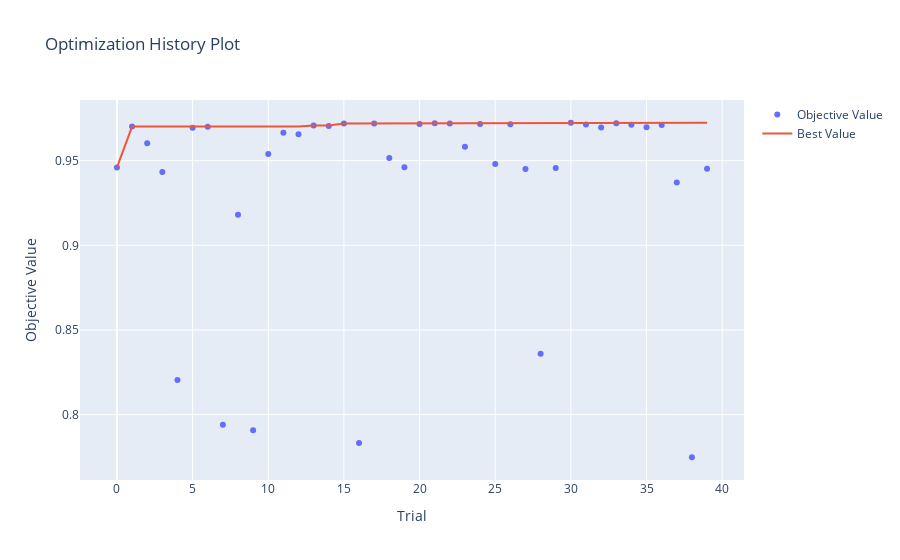

Here is the notebook cell this chart was saved with:
### Code cell
# Visualizar la optimización 
optuna.visualization.plot_optimization_history(study).show()

### Figure 1 — Plotly figure (JSON) as saved in the notebook; plotly's stock layout.template omitted (floating-point values rounded to 4 significant figures)
{"data": [{"mode": "markers", "name": "Objective Value", "type": "scatter", "x": [0, 1, 2, 3, 4, 5, 6, 7, 8, 9, 10, 11, 12, 13, 14, 15, 16, 17, 18, 19, 20, 21, 22, 23, 24, 25, 26, 27, 28, 29, 30, 31, 32, 33, 34, 35, 36, 37, 38, 39], "y": [0.946, 0.9702, 0.9603, 0.9434, 0.8205, 0.9695, 0.9701, 0.794, 0.9181, 0.7907, 0.9539, 0.9665, 0.9656, 0.9708, 0.9706, 0.972, 0.7832, 0.972, 0.9516, 0.9462, 0.9716, 0.9721, 0.9719, 0.9583, 0.9716, 0.948, 0.9715, 0.9451, 0.836, 0.9456, 0.9724, 0.9714, 0.9696, 0.9722, 0.9712, 0.9697, 0.971, 0.9371, 0.7748, 0.9452]}, {"mode": "lines", "name": "Best Value", "type": "scatter", "x": [0, 1, 2, 3, 4, 5, 6, 7, 8, 9, 10, 11, 12, 13, 14, 15, 16, 17, 18, 19, 20, 21, 22, 23, 24, 25, 26, 27, 28, 29, 30, 31, 32, 33, 34, 35, 36, 37, 38, 39], "y": [0.946, 0.9702, 0.9702, 0.9702, 0.9702, 0.9702, 0.9702, 0.9702, 0.9702, 0.9702, 0.9702, 0.9702, 0.9702, 0.9708, 0.9708, 0.972, 0.972, 0.972, 0.972, 0.972, 0.972, 0.9721, 0.9721, 0.9721, 0.9721, 0.9721, 0.9721, 0.9721, 0.9721, 0.9721, 0.9724, 0.9724, 0.9724, 0.9724, 0.9724, 0.9724, 0.9724, 0.9724, 0.9724, 0.9724]}, {"marker": {"color": "#cccccc"}, "mode": "markers", "name": "Infeasible Trial", "showlegend": false, "type": "scatter", "x": [], "y": []}], "layout": {"title": {"text": "Optimization History Plot"}, "xaxis": {"title": {"text": "Trial"}}, "yaxis": {"title": {"text": "Objective Value"}}}}
